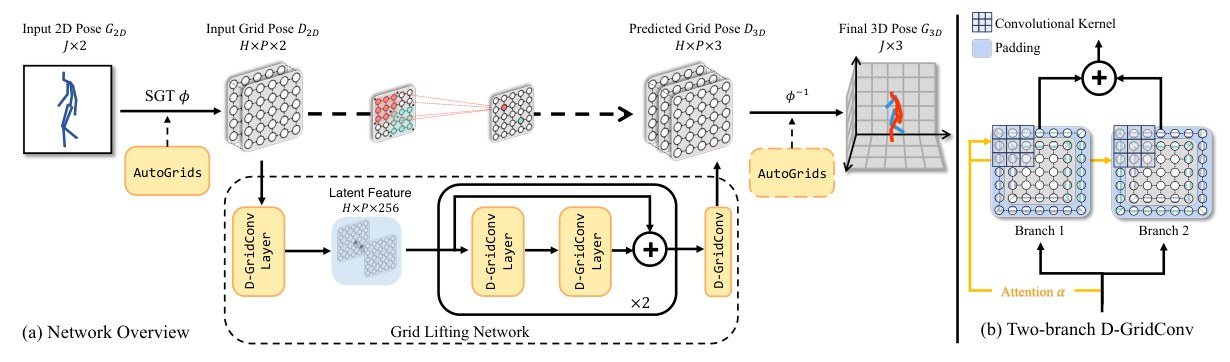
#> input picture images/aaai/final/aaai2023-25192.jpg, 1230 x 362 px; its folder holds only this picture in this run
$ python make_demo_gif.py
#> lines starting #> are read from the running program, lines starting #| are printed output that depends on the picture
from pathlib import Path
from PIL import Image, ImageDraw, ImageFont
ROOT=Path(__file__).resolve().parents[1]; files=sorted((ROOT/'images').glob('*/final/*.jpg'))[:6]
font=ImageFont.load_default(); frames=[]
for i,p in enumerate(files):
    im=Image.open(p).convert('RGB'); im.thumbnail((900,560)); canvas=Image.new('RGB',(960,680),'#f6f7fb');
#> further down, im is the input picture: PIL image 1230x362 RGB; mean R, G, B 238.2, 237.3, 234.2
#> after `im.thumbnail((900, 560))`:
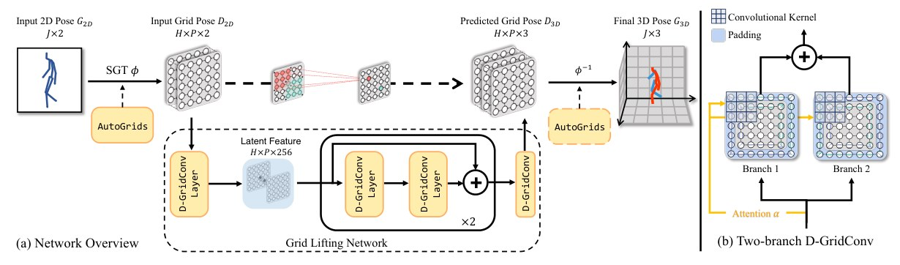
#> im: PIL image 900x265 RGB; mean R, G, B 238.1, 237.1, 234.1
#> after `canvas = Image.new('RGB', (960, 680), '#f6f7fb')`:
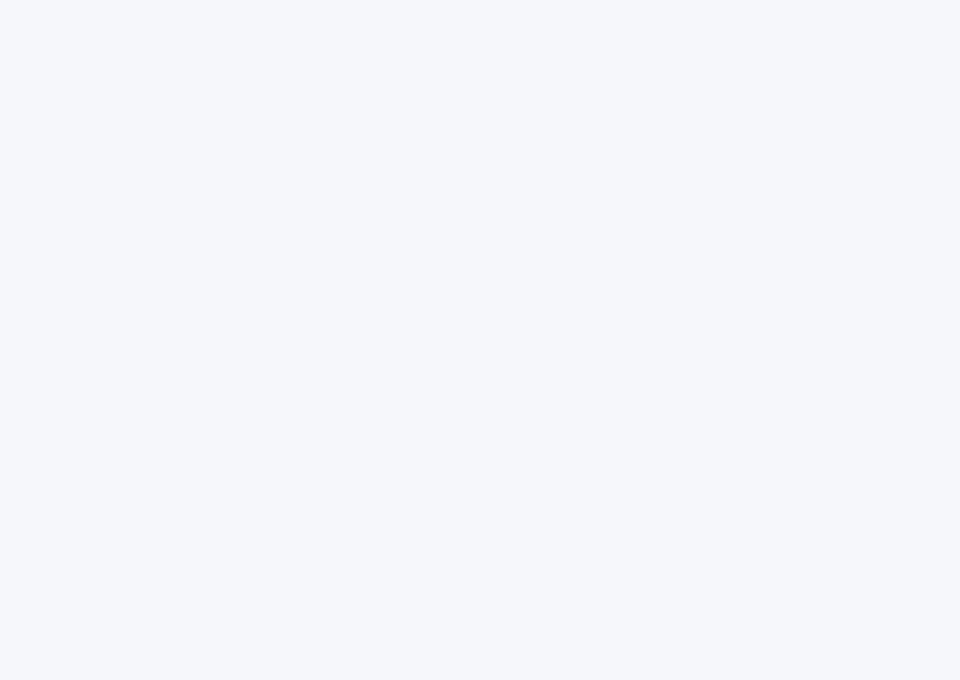
#> canvas: PIL image 960x680 RGB; mean R, G, B 246, 247, 251
    canvas.paste(im,((960-im.width)//2,70)); d=ImageDraw.Draw(canvas); d.text((30,25), 'Top-Conf Figure Gallery', fill='#1c2333',font=font)
#> after `canvas.paste(im, ((960 - im.width) // 2, 70))`:
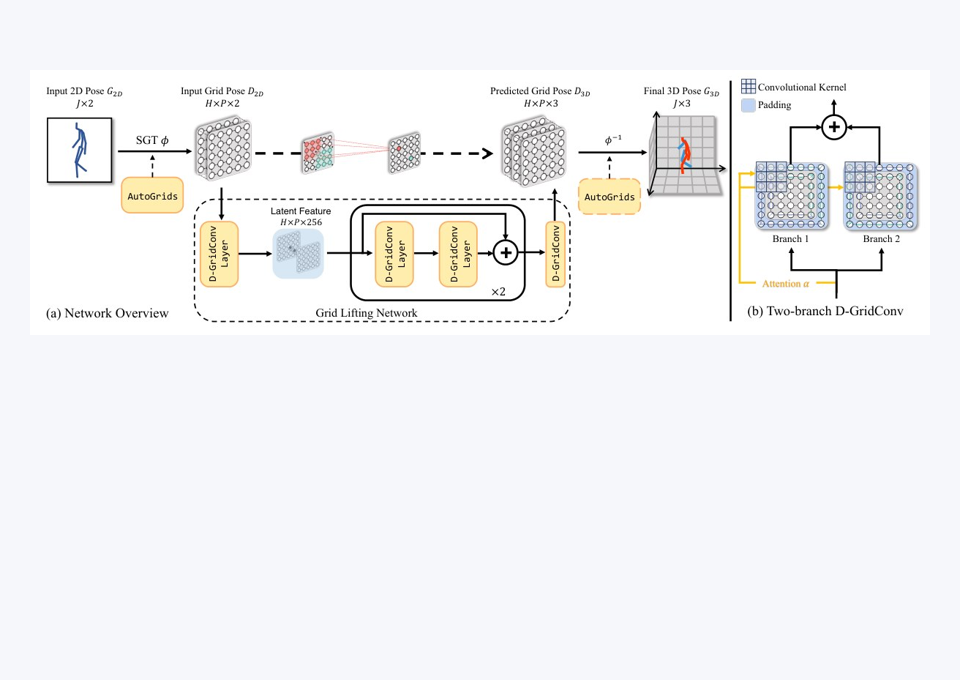
#> canvas: PIL image 960x680 RGB; mean R, G, B 243.1, 243.4, 244.8
    label='Search: gaussian' if i<3 else 'Lightbox: Figure 1 / paper link'; d.rounded_rectangle((30,610,930,655), radius=10, fill='#1c2333'); d.text((48,625),label,fill='white',font=font); frames.append(canvas)
out=ROOT/'docs/demo.gif'; frames[0].save(out,save_all=True,append_images=frames[1:],duration=650,loop=0,optimize=True); print(out)
#> after `out = ROOT / 'docs/demo.gif'`:
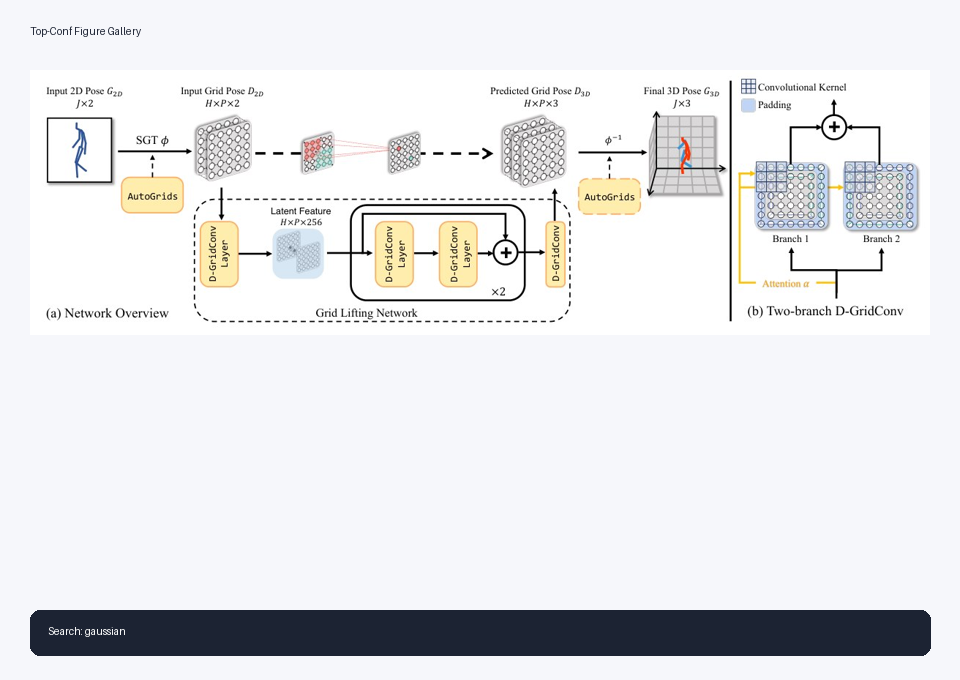
#> saved as demo.gif: PIL image 960x680 RGB; mean R, G, B 229.3, 229.9, 232.1

$ run again, on images/aaai/final/aaai2024-27775.jpg
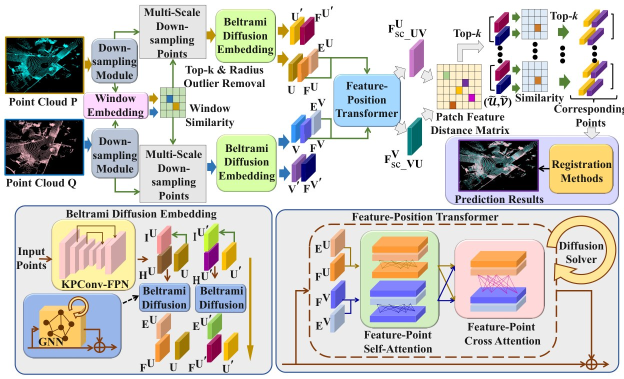
#> input picture images/aaai/final/aaai2024-27775.jpg, 1248 x 757 px (shown at 1/2 size)
#> im is the input picture: PIL image 1248x757 RGB; mean R, G, B 206.7, 204.6, 200.4
#> `im.thumbnail((900, 560))`:
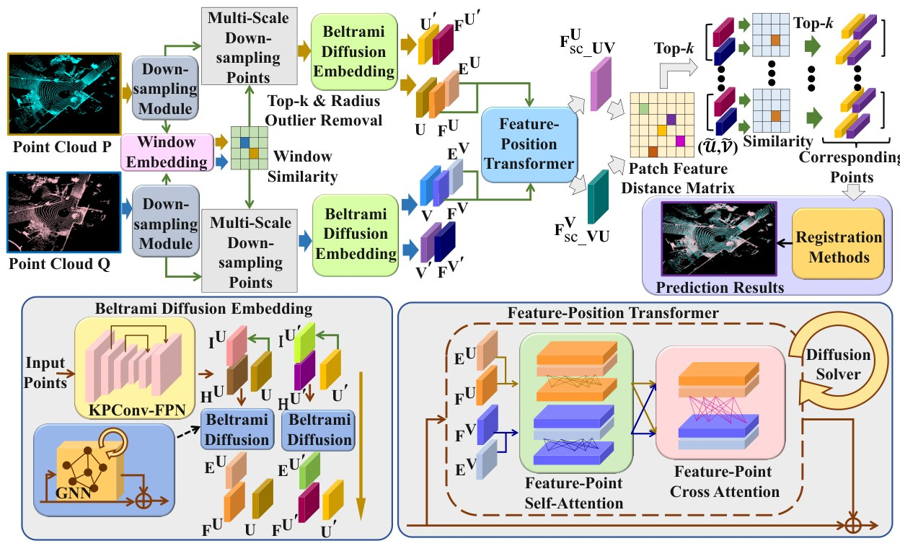
#> im: PIL image 900x546 RGB; mean R, G, B 206.7, 204.6, 200.3
#> `out = ROOT / 'docs/demo.gif'`:
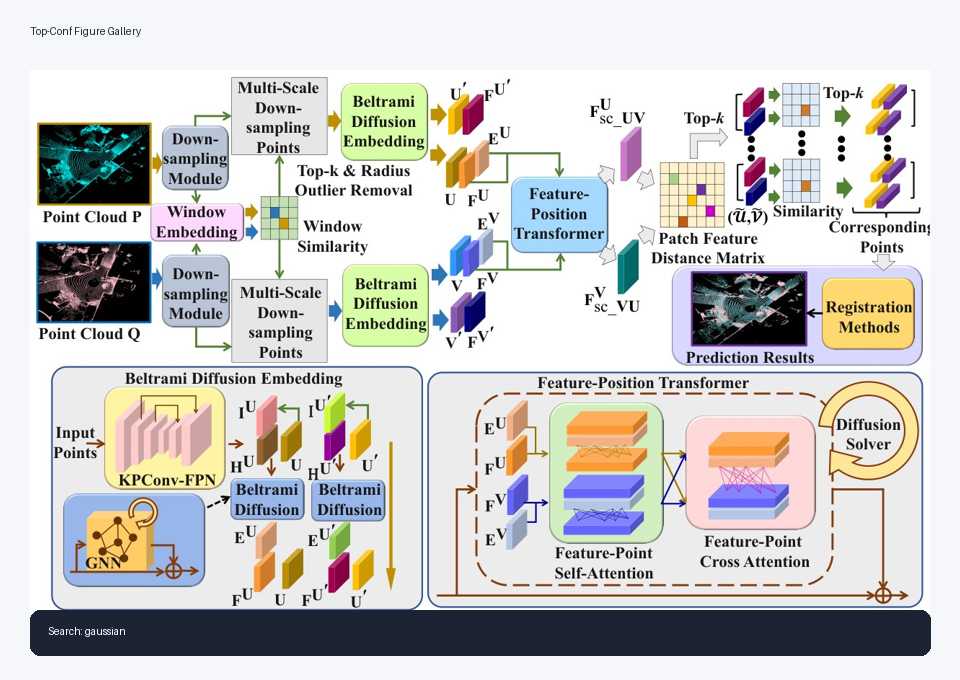
#> saved as demo.gif: PIL image 960x680 RGB; mean R, G, B 202.6, 201.6, 200.1

$ run again, on images/aaai/final/aaai2024-27875.jpg
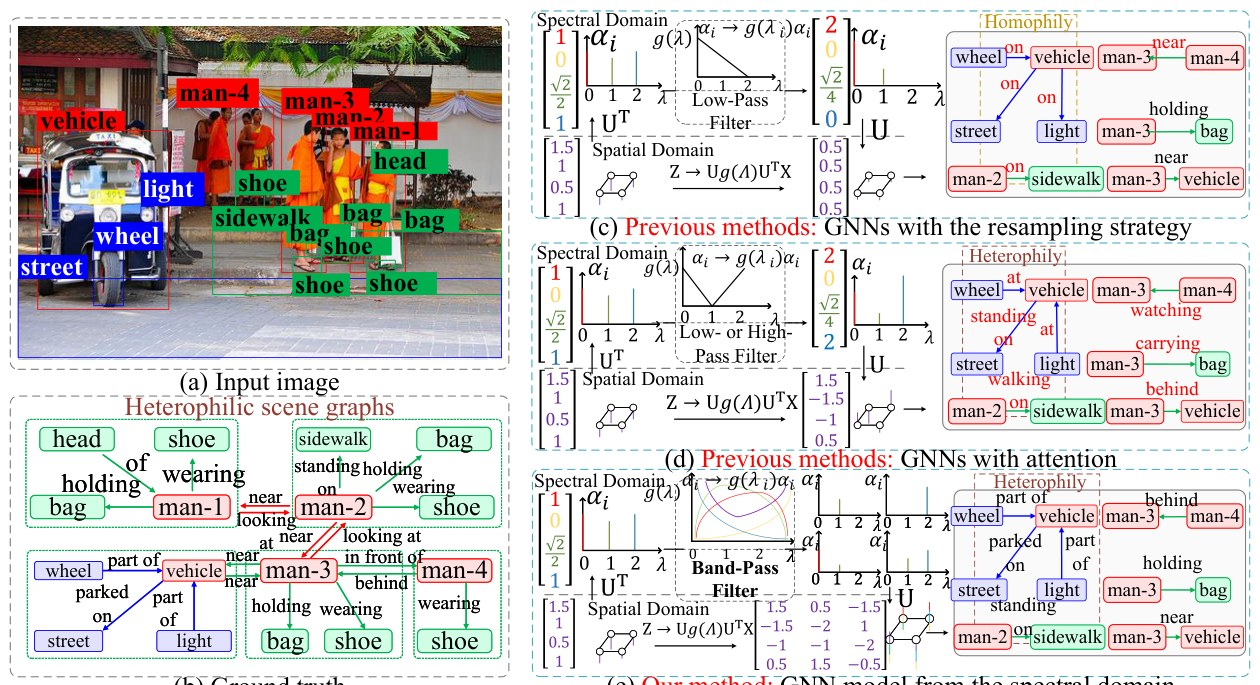
#> input picture images/aaai/final/aaai2024-27875.jpg, 1260 x 685 px
#> im is the input picture: PIL image 1260x685 RGB; mean R, G, B 210.2, 207, 205.5
#> im: PIL image 900x489 RGB
#> `canvas.paste(im, ((960 - im.width) // 2, 70))`:
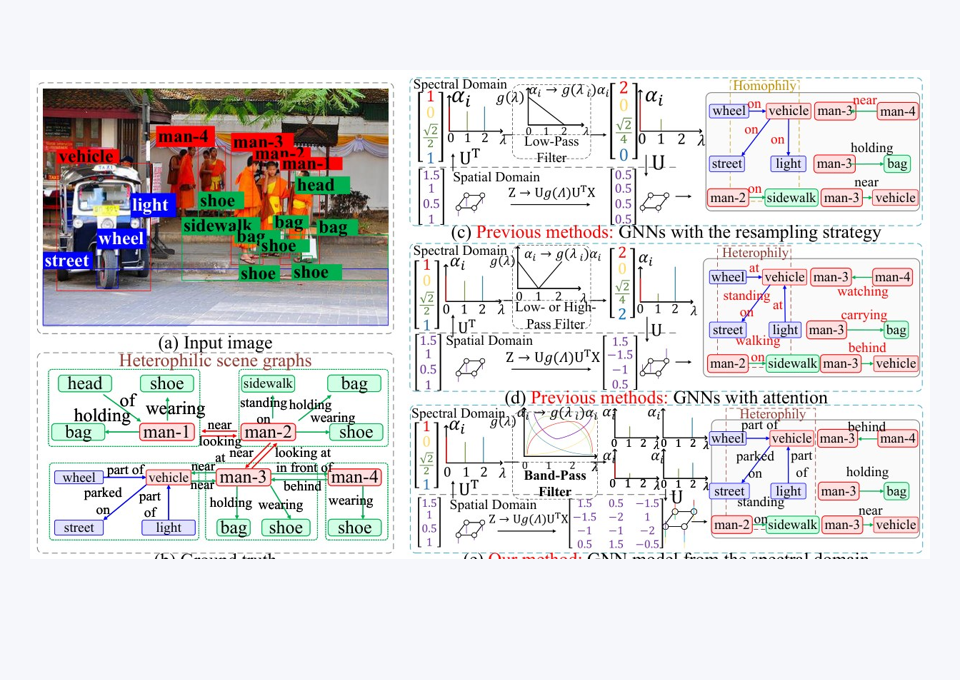
#> canvas: PIL image 960x680 RGB; mean R, G, B 221.6, 219.8, 220.2
#> `out = ROOT / 'docs/demo.gif'`:
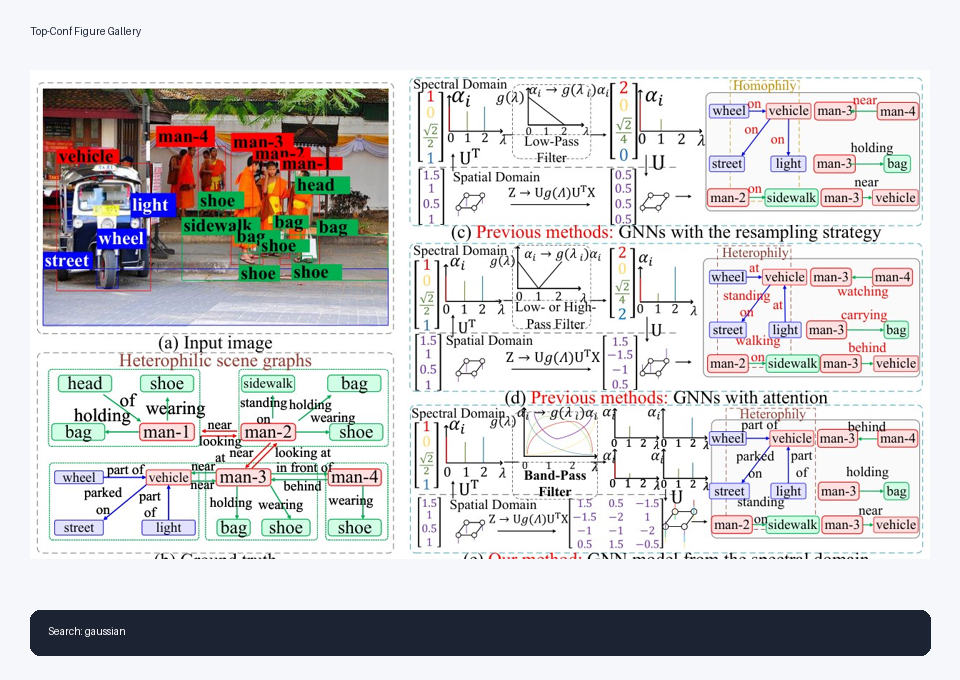
#> saved as demo.gif: PIL image 960x680 RGB; mean R, G, B 207.8, 206.4, 207.5

$ run again, on images/aaai/final/aaai2024-28034.jpg
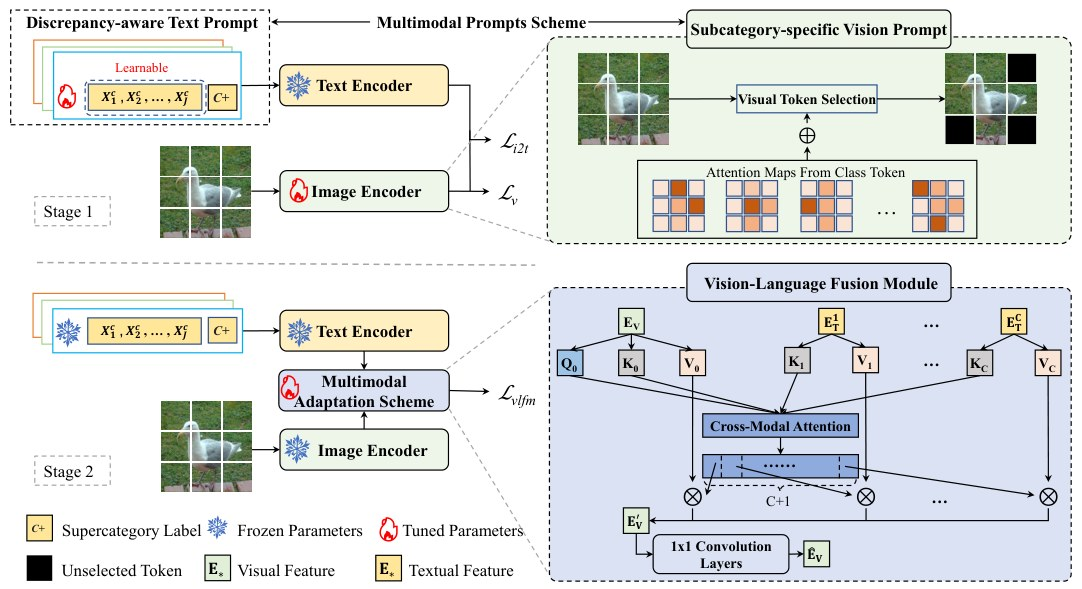
#> input picture images/aaai/final/aaai2024-28034.jpg, 1082 x 589 px
#> im is the input picture: PIL image 1082x589 RGB; mean R, G, B 221.1, 224.3, 223.4
#> im: PIL image 900x490 RGB
#> `canvas.paste(im, ((960 - im.width) // 2, 70))`:
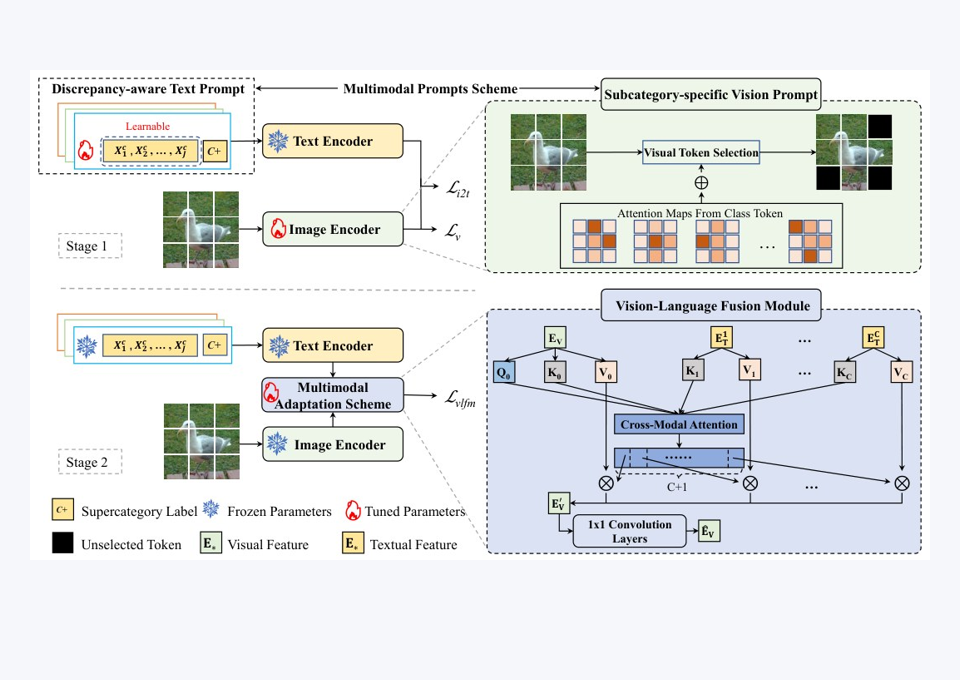
#> canvas: PIL image 960x680 RGB; mean R, G, B 229.1, 231.6, 232.3
#> `out = ROOT / 'docs/demo.gif'`:
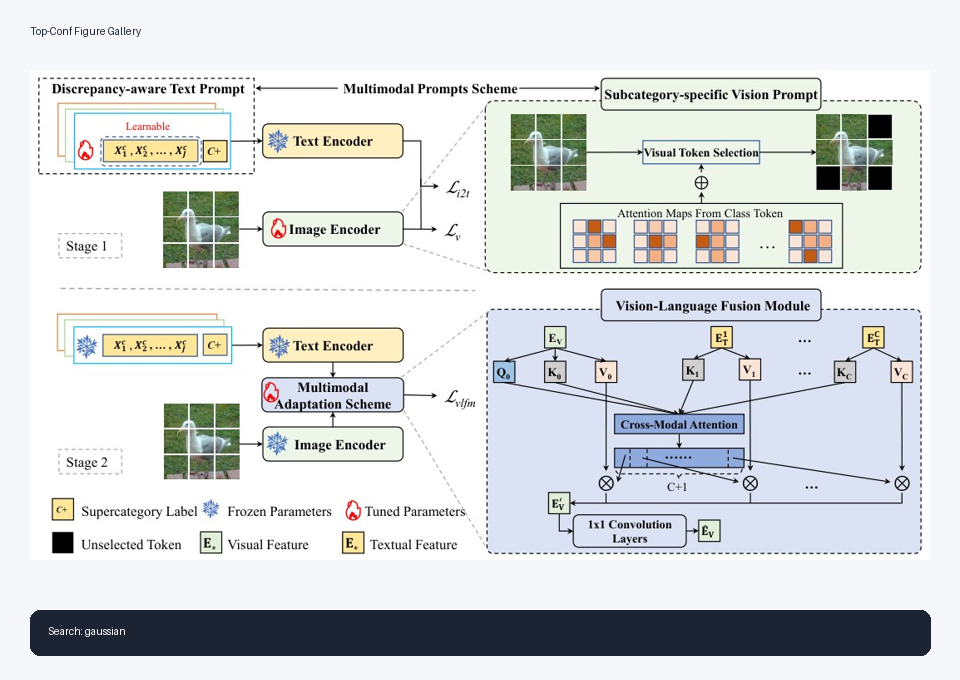
#> saved as demo.gif: PIL image 960x680 RGB; mean R, G, B 215.3, 218.1, 219.6

$ run again, on images/aaai/final/aaai2023-25276.jpg
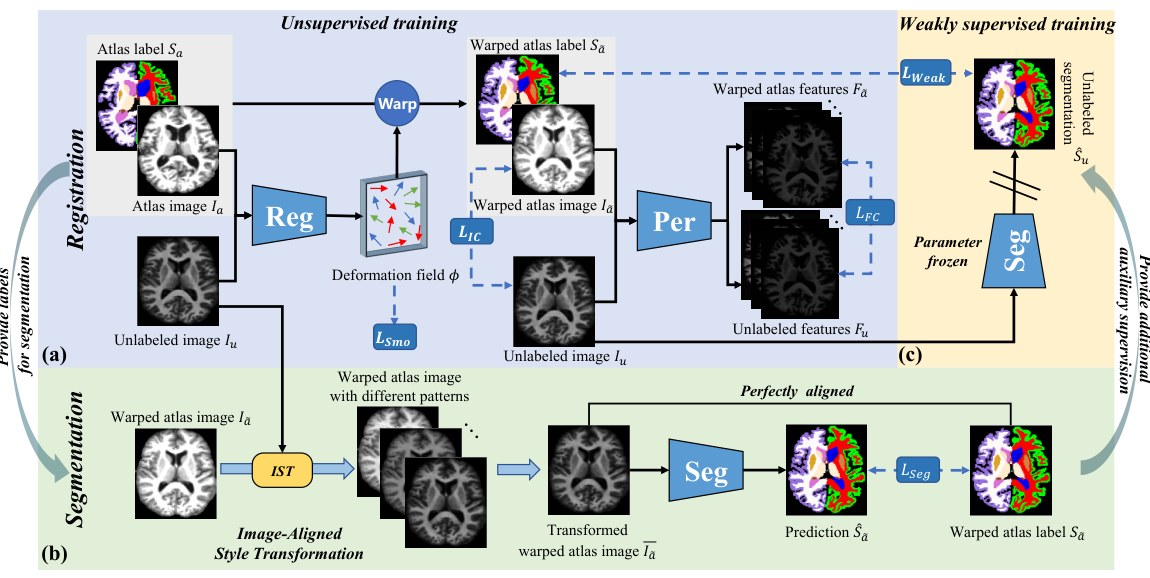
#> input picture images/aaai/final/aaai2023-25276.jpg, 1150 x 578 px
#> im is the input picture: PIL image 1150x578 RGB; mean R, G, B 192.4, 197.9, 195.8
#> im: PIL image 900x452 RGB
#> `out = ROOT / 'docs/demo.gif'`:
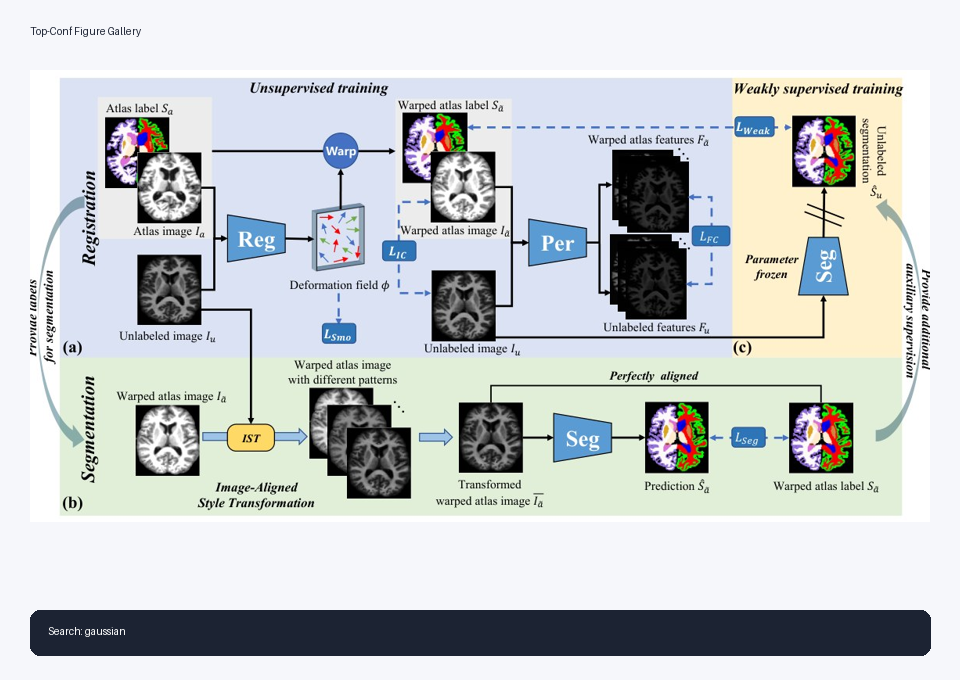
#> saved as demo.gif: PIL image 960x680 RGB; mean R, G, B 198.8, 203, 204
